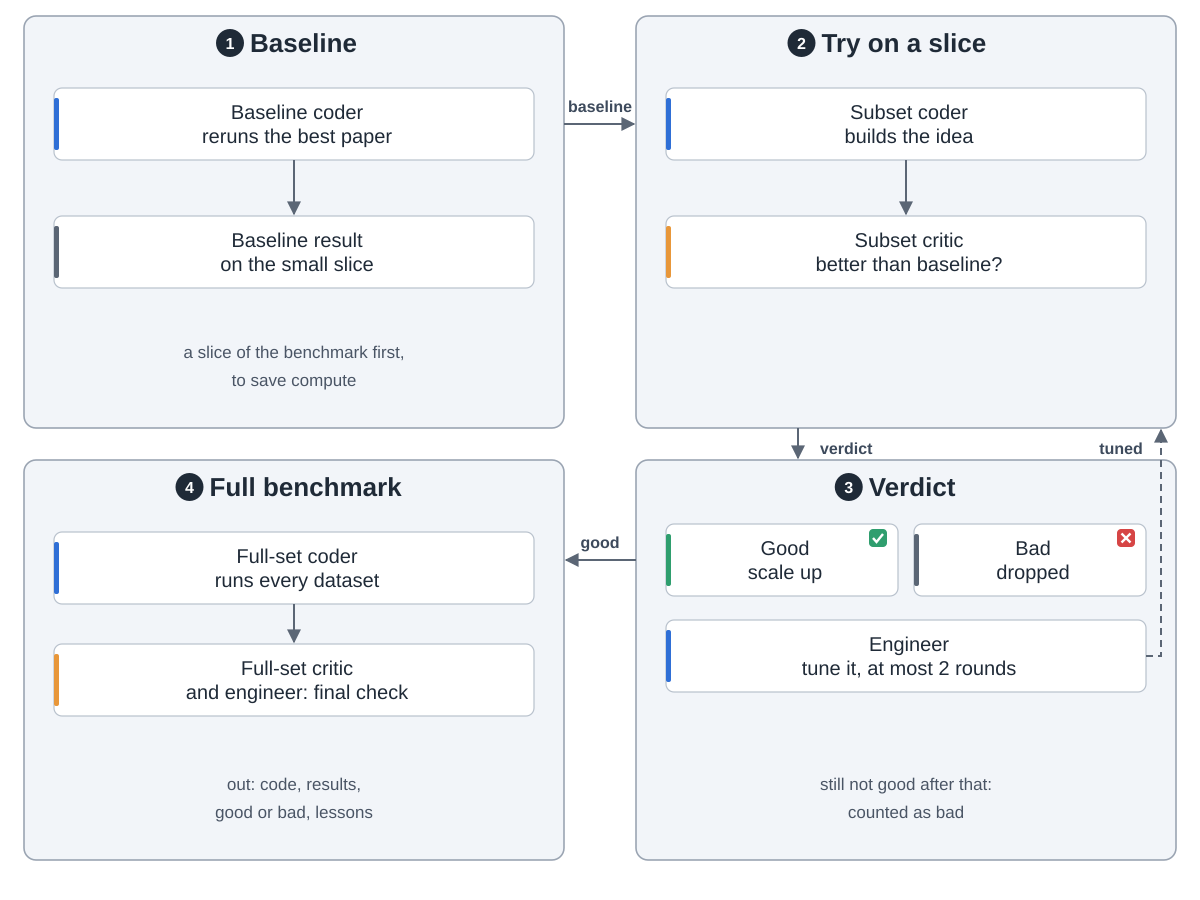

Here is the Python script that generated this plot:
"""ScientistTwo stage 2: testing one idea, small data first.  Drawn from section 3.2, Figure 5 and
appendix A.2 of the paper (arXiv:2609.19644v1, 17 Sep 2026, read 2026-10-05).
Run: python3 experiment.py

Snake order: 1 baseline (top left) -> 2 try on a slice (top right) -> 3 verdict (bottom right)
-> 4 full benchmark (bottom left)."""
import sys
from pathlib import Path

sys.path.insert(0, str(Path(__file__).resolve().parents[2] / "tools"))
from archdiagram import Diagram  # noqa: E402

L, R, W = 24, 636, 540
T1, H1 = 16, 412
T2, H2 = 460, 400
FW, HW = 480, 232   # full-width card, half-width card


def full(x, y, label, kind=None, h=72):
    d.card(x + 30, y, label, kind, w=FW, h=h)


def pair(x, y, a, b, h=72):
    """Two half-width cards side by side; a and b are (label, kind)."""
    d.card(x + 30, y, a[0], a[1], w=HW, h=h)
    d.card(x + 278, y, b[0], b[1], w=HW, h=h)


def down(x, y0, y1):
    d.arrow(f"M{x} {y0}V{y1 - 2}")


def notes(x, top, h, *lines):
    """At most two note lines near the bottom of a group."""
    for i, s in enumerate(lines):
        d.note(x + W / 2, top + h - 70 + i * 28 + (14 if len(lines) == 1 else 0), s)


def across(y, label, back=False, rtl=False):
    """Arrow across the column gap at height y; rtl runs right group -> left group."""
    a, b = (R, L + W + 2) if rtl else (L + W, R - 2)
    d.arrow(f"M{a} {y}H{b}", back=back, label=label, at=((L + W + R) / 2, y - 12))


def drop(x, label, back=False, up=False):
    """Arrow across the row gap at x, label to its right; up runs bottom row -> top row."""
    a, b = (T2, T1 + H1 + 2) if up else (T1 + H1, T2 - 2)
    d.arrow(f"M{x} {a}V{b}", back=back, label=label, at=(x + 16 + len(label) * 4.6, T1 + H1 + 26))

d = Diagram("ScientistTwo stage 2: test an idea, small first",
            "1 Baseline: a Baseline Coder reruns the best paper's main experiments on a slice of the benchmark, "
            "giving baseline results and code. 2 Try on a slice: a Subset Coder builds the idea by changing "
            "that code, and a Subset Critic compares the results with the baseline. 3 Verdict: good means "
            "scale up; bad means the idea is dropped; engineer means it shows promise and a Subset Engineer "
            "tunes it, for at most 2 rounds, after which it counts as bad. 4 Full benchmark: a Full-Set Coder "
            "runs the idea on every dataset, and a Full-Set Critic and Engineer do the final check. Out come "
            "the code, the results, good or bad, and lessons for the next round.")

d.group(L, T1, W, H1, "Baseline", 1)
full(L, T1 + 72, "Baseline coder|reruns the best paper", "coding")
full(L, T1 + 200, "Baseline result|on the small slice", "data")
down(L + W / 2, T1 + 144, T1 + 200)
notes(L, T1, H1, "a slice of the benchmark first,", "to save compute")

d.group(R, T1, W, H1, "Try on a slice", 2)
full(R, T1 + 72, "Subset coder|builds the idea", "coding")
full(R, T1 + 200, "Subset critic|better than baseline?", "critic")
down(R + W / 2, T1 + 144, T1 + 200)

d.group(R, T2, W, H2, "Verdict", 3)
pair(R, T2 + 64, ("Good|scale up", "plan"), ("Bad|dropped", "data"))
d.ok(R + 242, T2 + 78)
d.bad(R + 490, T2 + 78)
full(R, T2 + 160, "Engineer|tune it, at most 2 rounds", "coding")
notes(R, T2, H2, "still not good after that:", "counted as bad")

d.group(L, T2, W, H2, "Full benchmark", 4)
full(L, T2 + 72, "Full-set coder|runs every dataset", "coding")
full(L, T2 + 184, "Full-set critic|and engineer: final check", "critic")
down(L + W / 2, T2 + 144, T2 + 184)
notes(L, T2, H2, "out: code, results,", "good or bad, lessons")

across(T1 + 108, "baseline")
drop(R + W * 0.3, "verdict")
d.arrow(f"M{R + 510} {T2 + 196}H{R + 525}V{T1 + H1 + 2}", back=True, label="tuned", at=(R + 485, T1 + H1 + 26))
across(T2 + 100, "good", rtl=True)
d.save(Path(__file__).with_name("experiment.svg"))
